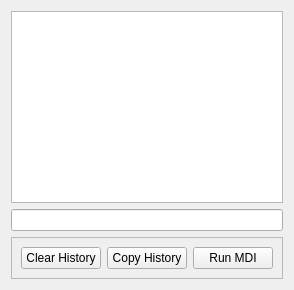
      <widget class="QWidget" name="tab_2">
       <attribute name="title">
        <string>MDI</string>
       </attribute>
       <layout class="QVBoxLayout" name="verticalLayout_4">
        <item>
         <widget class="QListWidget" name="mdi_history_lw"/>
        </item>
        <item>
         <widget class="QLineEdit" name="mdi_command_le">
          <property name="input" stdset="0">
           <string>nccode</string>
          </property>
         </widget>
        </item>
        <item>
         <widget class="QFrame" name="frame_5">
          <property name="frameShape">
           <enum>QFrame::StyledPanel</enum>
          </property>
          <property name="frameShadow">
           <enum>QFrame::Raised</enum>
          </property>
          <layout class="QHBoxLayout" name="horizontalLayout_2">
           <item>
            <widget class="QPushButton" name="clear_mdi_history_pb">
             <property name="text">
              <string>Clear History</string>
             </property>
            </widget>
           </item>
           <item>
            <widget class="QPushButton" name="copy_mdi_history_pb">
             <property name="text">
              <string>Copy History</string>
             </property>
            </widget>
           </item>
           <item>
            <widget class="QPushButton" name="run_mdi_pb">
             <property name="text">
              <string>Run MDI</string>
             </property>
            </widget>
           </item>
          </layout>
         </widget>
        </item>
       </layout>
      </widget>
